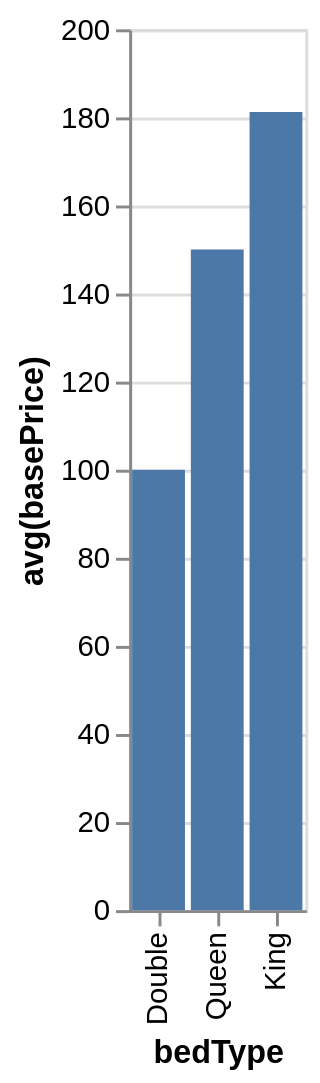

The Vega-Lite source for this figure:
### Vega-Lite specification from a JSON file in a GitHub repository (floating-point values rounded to 4 significant figures)
{"data": {"values": [{"x_data": "Double", "y_data": 100}, {"x_data": "Queen", "y_data": 150}, {"x_data": "King", "y_data": 181.2}]}, "mark": "bar", "encoding": {"x": {"field": "x_data", "type": "nominal", "title": "bedType", "sort": {"op": "sum", "field": "y_data", "order": "ascending"}}, "y": {"field": "y_data", "type": "quantitative", "title": "avg(basePrice)"}}}
